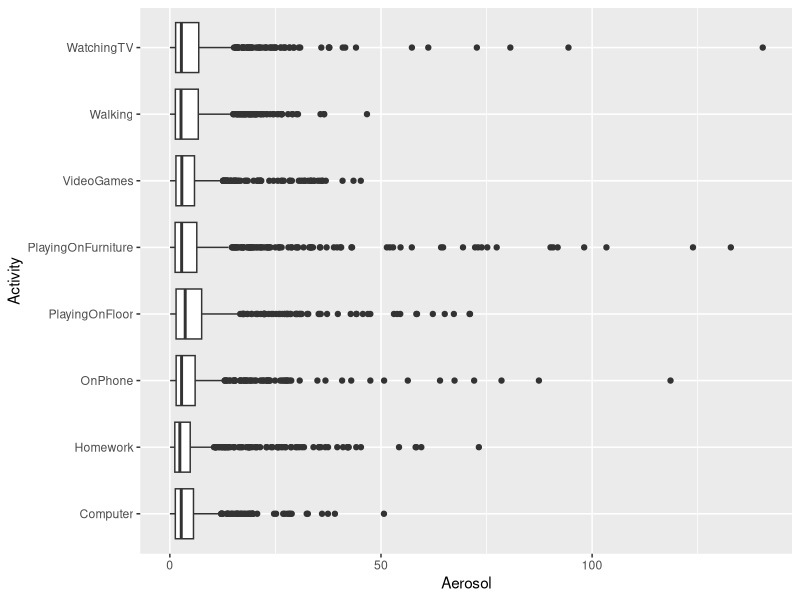
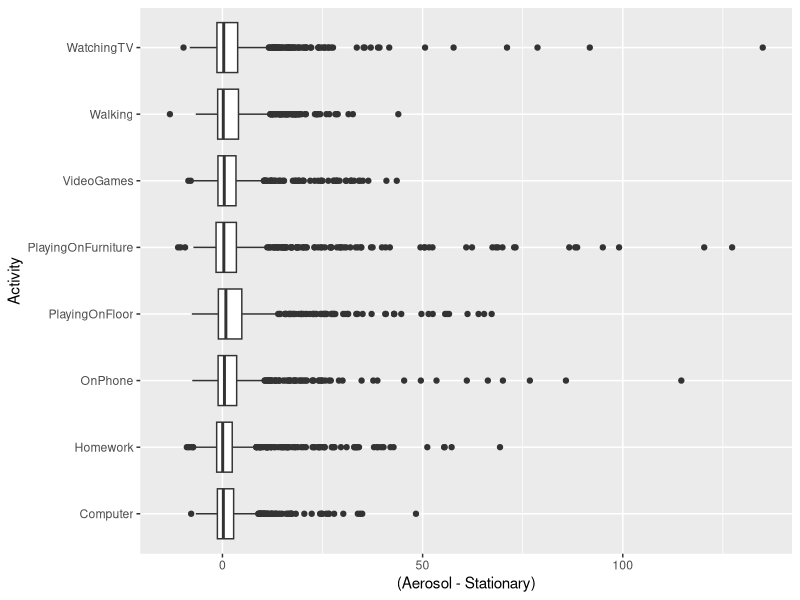
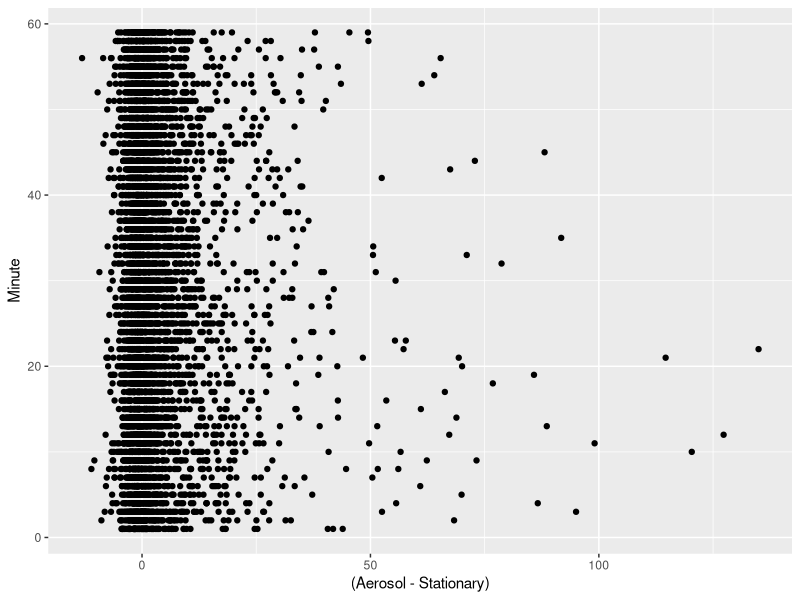
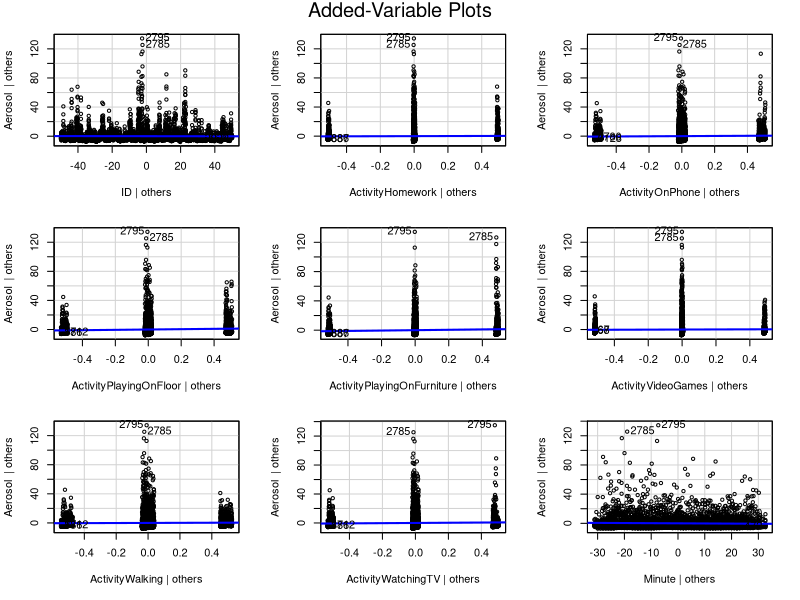
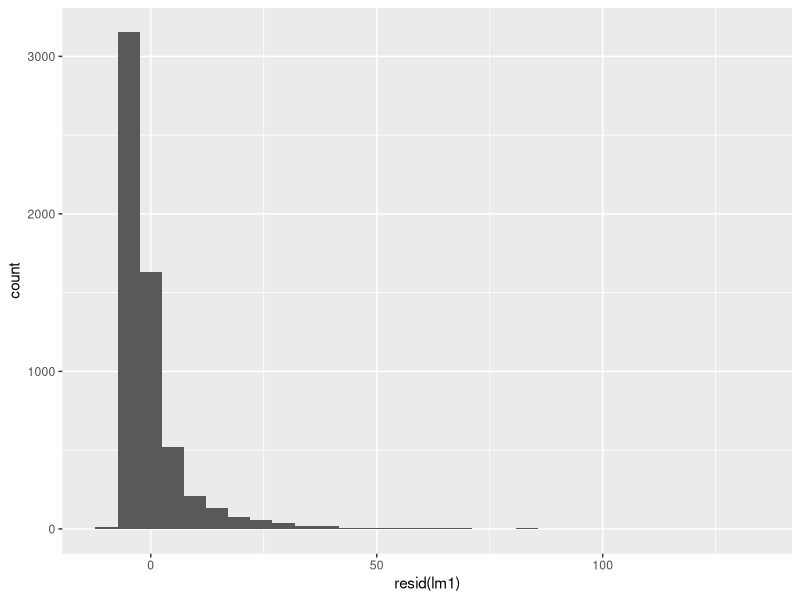
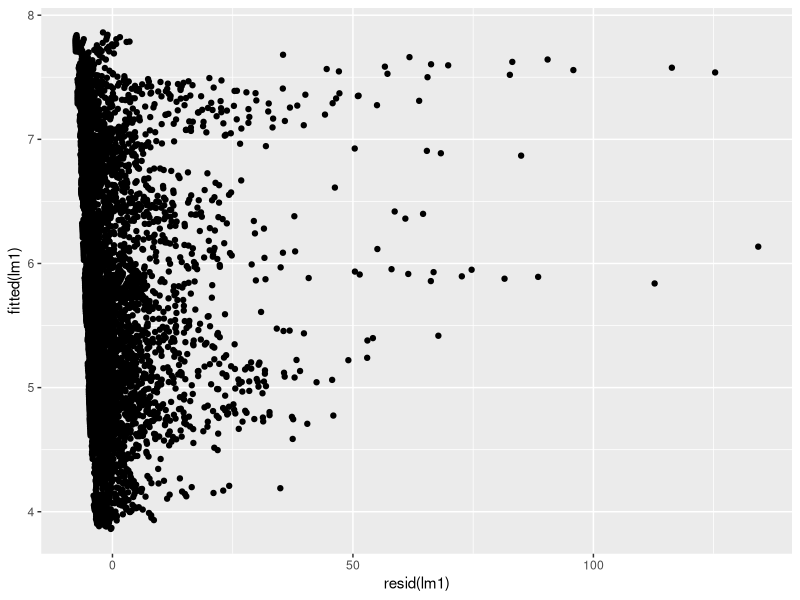
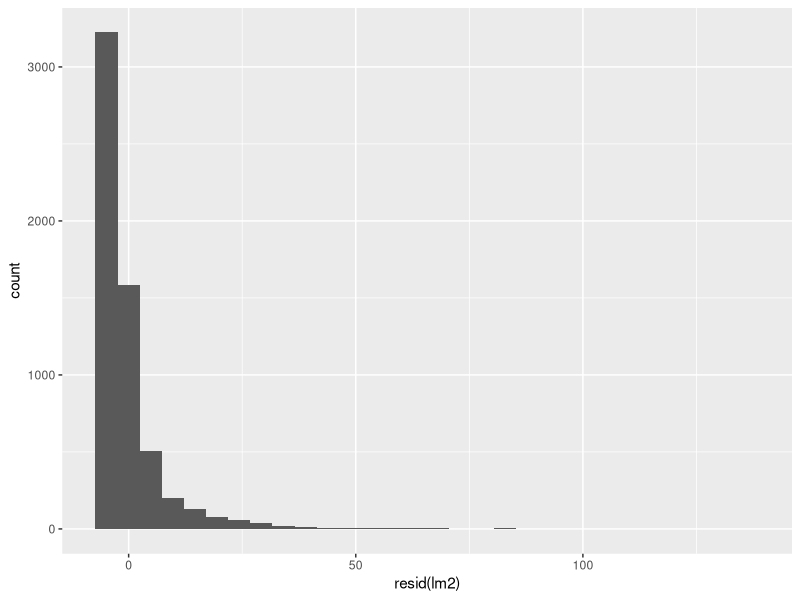
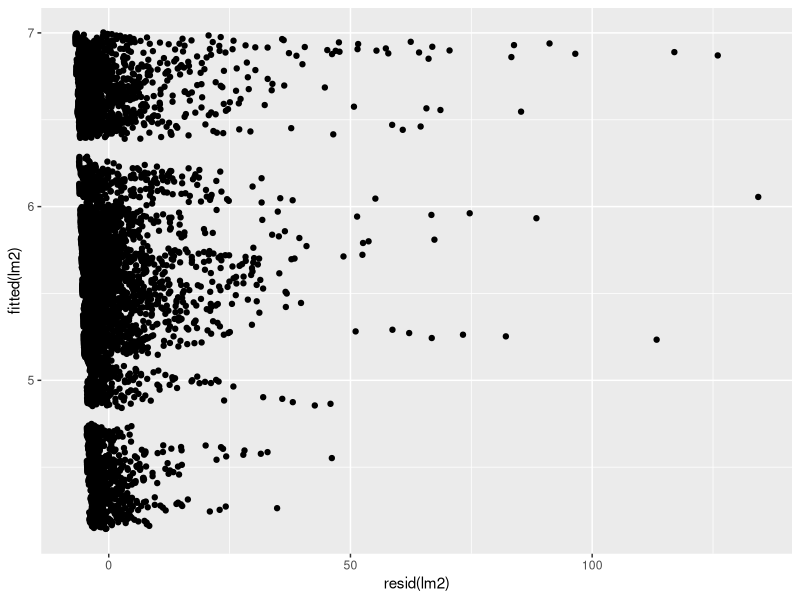

Recreate these plots in R, in order.
## ---- chunk 1
library(tidyverse)
library(readr)
library(ggplot2)
library(forecast)
library(multcomp)
library(nlme)
library(corrplot)
library(mvtnorm)
library(car)
library(GGally)


data <- read_table("BreathingZonePM.txt", show_col_types = FALSE)
data$Activity <- as.factor(data$Activity)

head(data)
## ---- chunk 2
ggplot(data, mapping = aes(x=Aerosol, y= Activity)) + geom_boxplot()
ggplot(data, mapping = aes(x=(Aerosol-Stationary),y=Activity)) + geom_boxplot()
ggplot(data, mapping = aes(x=(Aerosol-Stationary),y=Minute)) + geom_point()

## ---- chunk 3
lm1 <- lm(Aerosol ~ . -Stationary, data = data)

summary(lm1)

avPlots(lm1)
ggplot(data, mapping = aes(x=resid(lm1))) + geom_histogram()
ggplot(data, mapping = aes(x=resid(lm1), y=fitted(lm1))) + geom_point()

#nothing looks linear, residual normality is not present, resid vs fitted shows pattern
## ---- chunk 4
lm2 <- gls(Aerosol ~ . -Stationary, data = data, correlation = corARMA(form = ~ Minute | ID, p = 1, q = 1), method = "ML")

summary(lm2)
AIC(lm2)

source
ggplot(data, mapping = aes(x=resid(lm2))) + geom_histogram()
ggplot(data, mapping = aes(x=resid(lm2), y=fitted(lm2))) + geom_point()
